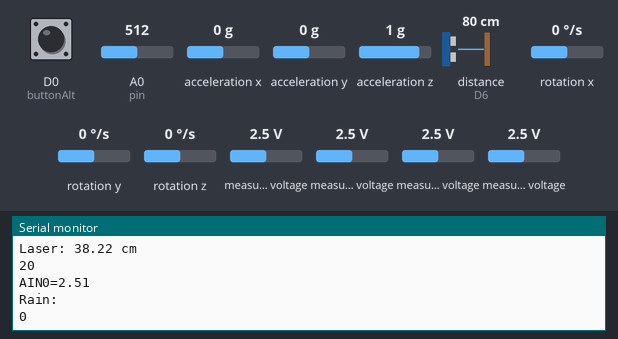
This sketch was run on a simulated ESP8266 (NodeMCU). Shown: the last lines printed to the serial monitor. Wiring (inferred from the names in the program): ultrasonic range finder: trigger D5; echo D6; PCF8591 converter at I2C address 0x48. Inputs (shaded band) come from the test bench; at power-on: acceleration x 0 g, D0 (buttonAlt) LOW, distance to the obstacle (sensor on D6) 80 cm, measured voltage 2.5 V, A0 (pin) = 512, acceleration y 0 g, acceleration z 1 g, rotation x 0 °/s, rotation y 0 °/s, rotation z 0 °/s. The echo pulse lasts 58.3 µs per cm; WiFi joins after 1.5 s; servers stay silent unless stated; the audio player accepts every command and is not drawn.

Above: at 7.7 s.
7.8 s: acceleration x set to -1.4 g
10.6 s: D0 (buttonAlt) pulled HIGH for 2.45 s
14.5 s: distance to the obstacle (sensor on D6) set to 2 cm
17.3 s: measured voltage (sensor 200) set to 0.1 V
20.1 s: A0 (pin) set to 306
At 22.09 s:
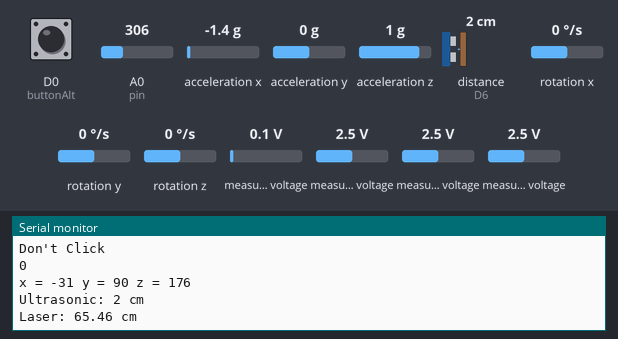
22.9 s: acceleration y set to -1.4 g
At 24.0 s:
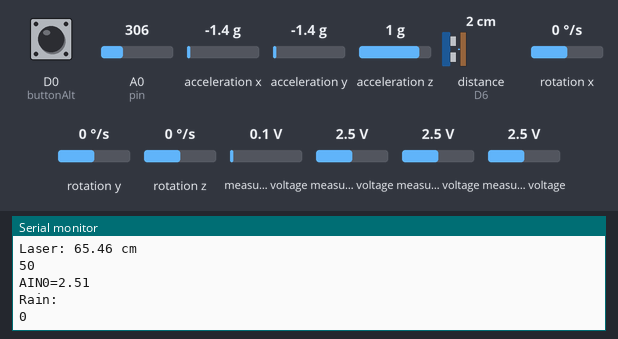
Timing chart, 0 to 25.9 s (numbered marks = the images above; inputs shaded):
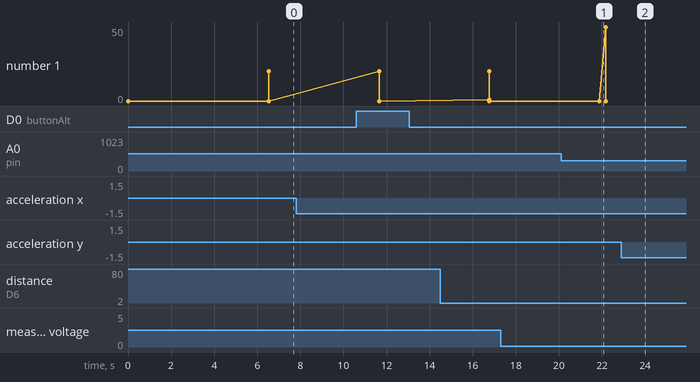

Measured:
- after the input at 20.1 s, the serial monitor: prints a new line after 1.8 s (image 1)

The sketch:

NSC.ino
```cpp
// Import Gyro Lib
#include "I2Cdev.h"
#include "MPU6050_6Axis_MotionApps20.h"
#include "Wire.h"
//
// Import DFPlayer Lib
#include <DFPlayer_Mini_Mp3.h>
#include <SoftwareSerial.h>
#include "DFRobotDFPlayerMini.h"
//

// GYRO //
MPU6050 mpu;
int16_t ax, ay, az;
int16_t gx, gy, gz;
int valx , valy , valz;
// END-GYRO //

// DFPlayer //
SoftwareSerial mp3Serial(D7, D8); // RX, TX
DFRobotDFPlayerMini myDFPlayer;
// END-DFPlayer //

// Infrared //
#define pin A0
// END-Infrared //

// Ultrasonic
const int pingPin = 14; //D1
int inPin = 12; //D2
//

// Click to Alert //
int buttonAlt = D0;
int buttonState = 0;
int alert = 0;
int alertTEST = 0;
int returnAlert = 0;
int returnTime = 0;
// END //

// Wifi + Firebase //
#include <FirebaseESP8266.h>
#include <ESP8266WiFi.h>

#define WIFI_SSID "Net_2.4G"
#define WIFI_PASSWORD "0861962930"
//#define WIFI_SSID "NettenXA"
//#define WIFI_PASSWORD "net123456789"
//#define WIFI_SSID "Net1"
//#define WIFI_PASSWORD "123456789o"


#define FIREBASE_HOST "elcare-mcu-default-rtdb.firebaseio.com"
#define FIREBASE_KEY "1BA25vurmM1TEVC5Ug1jxOLE4MmHDnVRasGev1yn"
FirebaseData firebaseData;
// END //

// Analog //
#define PCF8591 (0x48)
byte adcvalue0, adcvalue1, adcvalue2, adcvalue3;
float volt;
//END-Analog //

void setup()
{
  Wire.begin();
  Serial.begin(38400);
  // Check GYRO
  Serial.println("Initialize MPU");
  mpu.initialize();
  Serial.println(mpu.testConnection() ? "Connected" : "Connection failed");
  // END //

  // DFPlayer //
  Serial.println("Setting up software serial");
  mp3Serial.begin (9600);

  Serial.println("Setting up mp3 player");
  mp3_set_serial (mp3Serial);
  // Delay is required before accessing player. From my experience it's ~1 sec
  //  delay(1000);
  Serial.println(F("DFPlayer Mini online."));

//  mp3_set_volume (0); // Volump
  mp3_set_volume (3); // Volump
//  mp3_set_volume (20); // Volump
  // END-DFPlayer //

  // Infrared //
  pinMode(pin, INPUT);
  // END-Infrared //

  // Wifi + Firebase Connect
  Wire.begin();
  Serial.println("Initialize MPU");
  mpu.initialize();
  Serial.println(mpu.testConnection() ? "Connected" : "Connection failed");
  connectWifi();
  Firebase.begin(FIREBASE_HOST, FIREBASE_KEY);
  mp3_play_physical (4);
  delay(5000);
  //
}
void loop()
{
//  mp3_set_volume (0); // Volump
//  mp3_set_volume (6); // Volump
//  mp3_set_volume (15); // Volump
//  mp3_set_volume (20); // Volump

  buttonState = digitalRead(buttonAlt);
  if (buttonState == HIGH) {
    Serial.println("Click");
    alert += 1;
    alertTEST += 1;
    //    delay(200);
    if (alertTEST > 4) { // start = 0 end = 5 : alert = 5
      Serial.println("แหล่งอำนวยความสะดวก");
      mp3_play_physical (1);
      alertTEST = 0;
      delay(5000);
      //      mp3_play_physical (5);
      //      delay(2000);
    }
    if (alert > 5) { // start = 0 end = 5 : alert = 5
      Serial.println("Net");
//      mp3_play_physical (7);
      returnAlert = 1;
    }
  }
  else {
    Serial.println("Don't Click");
    Serial.println(alert);
    //    mp3_play_physical (7);
    alert = 0;
  }

  // Gyro-Variable //
  mpu.getMotion6(&ax, &ay, &az, &gx, &gy, &gz);
  valx = map(ax, -17000, 17000, 0, 179);
  valy = map(ay, -17000, 17000, 0, 179);
  valz = map(az, -17000, 17000, 0, 179);
  Serial.print("x = ") ;
  Serial.print(valx) ;
  Serial.print(" y = ") ;
  Serial.print(valy) ;
  Serial.print(" z = ") ;
  Serial.println(valz) ;
  // Gyro-Var //

  // Audio //
  //  while (Serial.available()) {
  //    char inChar = (char)Serial.read();
  //    if (inChar == '1') {
  //      mp3_play_physical (1);
  //    }
  //    if (inChar == '2') {
  //      mp3_play_physical (2);
  //    }
  //      if (inChar == '3') {
  //        mp3_play_physical (3);
  //      }
  //    if (inChar == '7') {
  //      mp3_play_physical (7);
  //    }
  //    else if (inChar == '0') {
  //      mp3_stop();
  //    }
  //  }
  // END-Audio //

  // Ultrasonic //

  long duration, cm;
  pinMode(pingPin, OUTPUT);
  digitalWrite(pingPin, LOW);
  delayMicroseconds(2);
  digitalWrite(pingPin, HIGH);
  delayMicroseconds(5);
  digitalWrite(pingPin, LOW);
  pinMode(inPin, INPUT);
  duration = pulseIn(inPin, HIGH);
  cm = microsecondsToCentimeters(duration);
  // END-Ultrasonic //

  // Infrared //
  uint16_t value = analogRead (pin);
  double distance = get_IR (value);
  distance = distance * 2;
  if (distance > 150) {
    distance = 150;
  }
//  else if (distance < 30) {
//    distance = cm;
//  }
  // END-Infrared //

  // Print Check //
  Serial.print("Ultrasonic: ");
  Serial.print(cm);
  Serial.print(" cm");
  Serial.println();
  Serial.print ("Laser: ");
  Serial.print (distance);
  Serial.println (" cm ");
  Serial.println ();
  // END Print Check //
  //////////////////////////////
//  if (cm > 121 && distance > 121) {
//    mp3_play_physical (0);
//  }
//  else if (cm > 120 && distance > 120) {
//    mp3_play_physical (7);
//    delay(1000);
//    //    digitalWrite(buzz, LOW);
//    //    delay(100);
//    Serial.print("120");
//    Serial.print("\n");
//  }
//  else if (cm > 80 && distance > 80) {
//    mp3_play_physical (7);
//    delay(500);
//    //    digitalWrite(buzz, LOW);
//    //    delay(100);
//    Serial.print("80");
//    Serial.print("\n");
//  }
//  else if (cm > 50 && distance > 50) {
//    mp3_play_physical (7);
//    delay(300);
//    //    digitalWrite(buzz, LOW);
//    //    delay(100);
//    Serial.print("50");
//    Serial.print("\n");
//  }
//  else if (cm > 20 && distance > 20) {
//    mp3_play_physical (7);
//    delay(10);
//    //    digitalWrite(buzz, LOW);
//    //    delay(100);
//    Serial.print("20");
//    Serial.print("\n");
//  }
//  if (cm < 20 ) {
//    //    digitalWrite(buzz, LOW);
//    mp3_play_physical (7);
//  }
if (distance > 121) {
    mp3_play_physical (0);
  }
  else if (distance > 120) {
    mp3_play_physical (7);
    delay(1000);
    //    digitalWrite(buzz, LOW);
    //    delay(100);
    Serial.print("120");
    Serial.print("\n");
  }
  else if (distance > 80) {
    mp3_play_physical (7);
    delay(500);
    //    digitalWrite(buzz, LOW);
    //    delay(100);
    Serial.print("80");
    Serial.print("\n");
  }
  else if (distance > 50) {
    mp3_play_physical (7);
    delay(300);
    //    digitalWrite(buzz, LOW);
    //    delay(100);
    Serial.print("50");
    Serial.print("\n");
  }
  else if (distance > 20) {
    mp3_play_physical (7);
    delay(10);
    //    digitalWrite(buzz, LOW);
    //    delay(100);
    Serial.print("20");
    Serial.print("\n");
  }
  if (cm < 20 ) {
    //    digitalWrite(buzz, LOW);
    mp3_play_physical (7);
  }
  //////////////////////////////


  // Rain-Drop //
  Wire.beginTransmission(PCF8591);
  Wire.write(0x04);
  Wire.endTransmission();
  Wire.requestFrom(PCF8591, 5);
  adcvalue0 = Wire.read();
  Serial.print("AIN0=");
  volt = (adcvalue0 * 5.0) / 255;
  Serial.println(volt);

  int rainCount = 0;
  if (volt > 0.1) {
    Serial.println("Rain: ");
    Serial.println(rainCount);
    if (rainCount == 0) {
      mp3_play_physical (2);
      rainCount = 1;

      if (rainCount == 1) {
        delay(5000);
        rainCount = 0;
        volt = 0.00;
      }
    }
    //    delay(9000);
  }
  volt = 0.00;
  // END-Rain //
  // Drop //
  if (valx > 100) {
    if (valy > 90) {
      if (valz > 0) {
        mp3_play_physical (7);
        delay(1000);
      }
    }
  }
  // END-DROP //

  // FireBase //
//  bool state = true;
//  if (Firebase.setInt(firebaseData, "/MCU/valx", valx)) {
//    Serial.println("Added");
//  }
//  if (Firebase.setInt(firebaseData, "/MCU/valy", valy)) {
//    Serial.println("Added");
//  }
//  if (Firebase.setInt(firebaseData, "/MCU/valz", valz)) {
//    Serial.println("Added");
//  }
//  if (returnAlert == 1) {
//    if (Firebase.setInt(firebaseData, "/MCU/Alert", returnAlert)) {
//      Serial.println("Added");
//    }
//    //    Firebase.setInt(firebaseData, "Alert", returnAlert);
//    returnAlert = 0;
//  }
//  else {
//    //    Firebase.setInt(firebaseData, "Alert", returnAlert);
//    if (Firebase.setInt(firebaseData, "/MCU/Alert", returnAlert)) {
//      Serial.println("Added");
//    }
//  }
  // END-FireBase //

  delay(100);
}

//return distance (cm)For Infrared Sensor
double get_IR(uint16_t value) {
  if (value < 16)  value = 16;
  return 9462.0 / (value - 16.92);
}

//return distance (cm)For Infrared Sensor
long microsecondsToCentimeters(long microseconds) {
  return microseconds / 29 / 2;
}

// Connect Wifi
void connectWifi() {
  Serial.println(WiFi.localIP());
  WiFi.begin(WIFI_SSID, WIFI_PASSWORD);
  Serial.print("connecting");
  while (WiFi.status() != WL_CONNECTED) {
    Serial.print(".");
    delay(500);
  }
  Serial.println();
  Serial.print("connected: ");
  Serial.println(WiFi.localIP());
}
```
